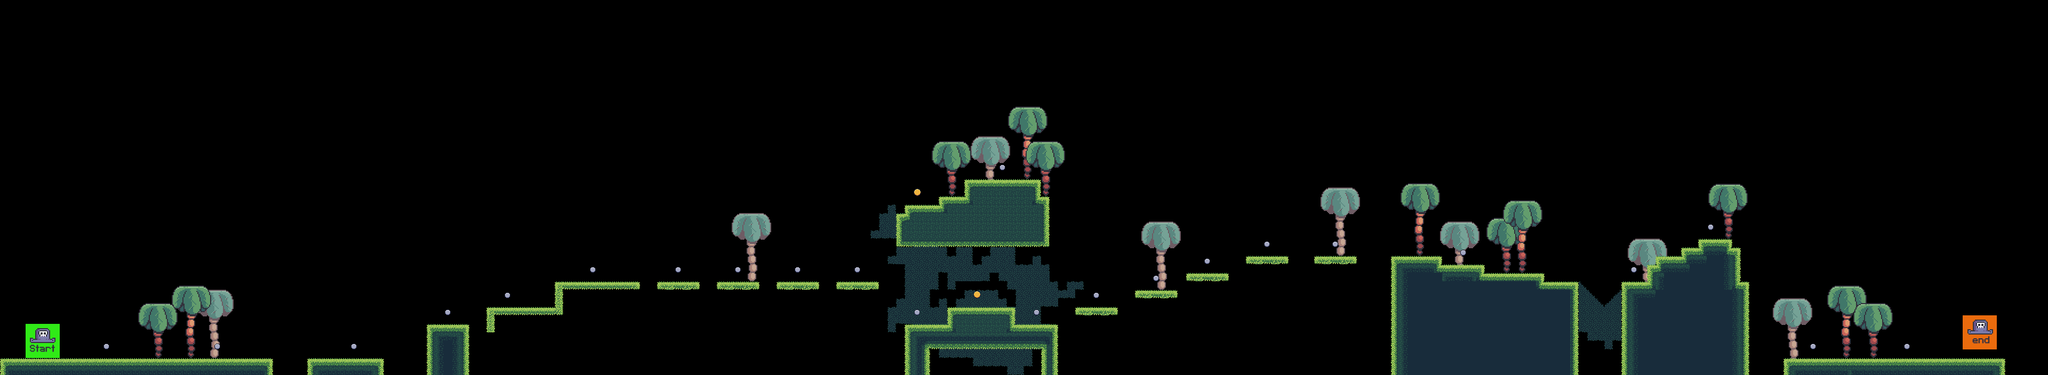

This is a level from a 2D game, rendered from its Tiled map with the project's own tilesets. A one-line summary and the map file follow, with tile-layer data summarised:
An orthogonal 240x44 tile map with 16x16 px tiles, 8 tile layers (bg_leaves, bg_trees, opossum, constraints, ...), 4 tilesets.

<map version="1.10" tiledversion="1.10.2" orientation="orthogonal" renderorder="right-down" width="240" height="44" tilewidth="16" tileheight="16" infinite="0" nextlayerid="9" nextobjectid="1">
 <editorsettings>
  <export target="../../../../../Downloads/Levels/level_1.csv" format="csv" />
 </editorsettings>
 <tileset firstgid="1" source="../tilesets/terrain_tileset.tsx" />
 <tileset firstgid="1105" source="../tilesets/coins.tsx" />
 <tileset firstgid="4810" source="../tilesets/setup_tiles.tsx" />
 <tileset firstgid="4812" source="../tilesets/palms.tsx" />
 <layer id="2" name="bg_leaves" width="240" height="44">
  <data>[10560 cells, 238 non-empty, 24 distinct tile ids]</data>
 </layer>
 <layer id="6" name="bg_trees" width="240" height="44">
  <data>[10560 cells, 8 non-empty, 1 distinct tile ids]</data>
 </layer>
 <layer id="8" name="opossum" width="240" height="44">
  <data>[10560 cells, 0 non-empty, 0 distinct tile ids]</data>
 </layer>
 <layer id="7" name="constraints" width="240" height="44">
  <data>[10560 cells, 0 non-empty, 0 distinct tile ids]</data>
 </layer>
 <layer id="1" name="terrain" width="240" height="44">
  <data>[10560 cells, 921 non-empty, 49 distinct tile ids]</data>
 </layer>
 <layer id="4" name="player" width="240" height="44">
  <data>[10560 cells, 2 non-empty, 2 distinct tile ids]</data>
 </layer>
 <layer id="5" name="fg_palms" width="240" height="44">
  <data>[10560 cells, 12 non-empty, 3 distinct tile ids]</data>
 </layer>
 <layer id="3" name="coins" width="240" height="44">
  <data>[10560 cells, 25 non-empty, 2 distinct tile ids]</data>
 </layer>
</map>
